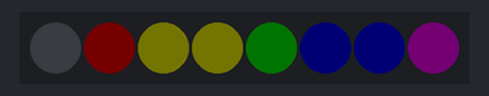
The sketch below on a simulated Arduino Uno, built with avr-gcc and run on an emulated ATmega328P. Parts: 8 RGB LEDs in strip order, left to right. Dim RGB values are drawn brighter than linear.

Above: at 0.15 s.
At 0.86 s:
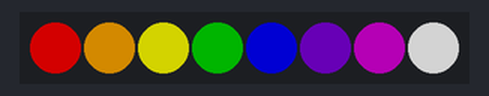
At 1.57 s:
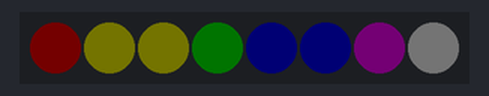
At 2.2 s:
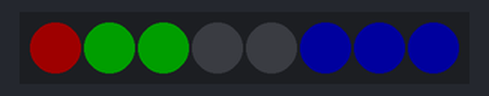
Timing chart, 0 to 3.7 s (numbered marks = the images above):
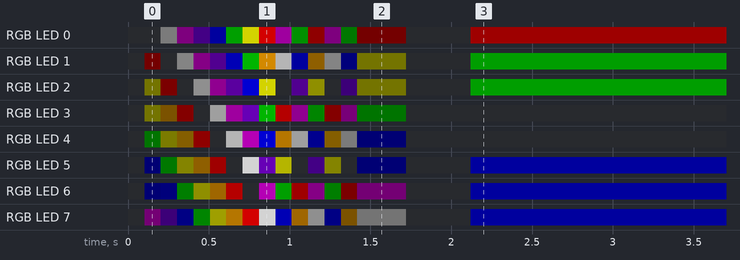

Measured:
- by itself, RGB LED 1: off → RGB(1, 0, 0) at 0.10 s, → off 0.10 s later, → RGB(7, 7, 7) 0.10 s later, → RGB(8, 0, 8) 0.10 s later, … (16 changes in this stretch)
- by itself, RGB LED 3: off → RGB(1, 1, 0) at 0.10 s, → RGB(3, 2, 0) 0.10 s later, → RGB(7, 0, 0) 0.10 s later, → off 0.10 s later, … (15 changes in this stretch)

The sketch:

NeoPixel.ino
```cpp
#include <Adafruit_NeoPixel.h>
#ifdef __AVR__
#include <avr/power.h>
#endif

#define PIN       6
#define NUMPIXELS 8
Adafruit_NeoPixel pixels(NUMPIXELS, PIN, NEO_GRB + NEO_KHZ800);

int red_value[9] = {255, 255, 255, 0, 0, 75, 128, 255};
int green_value[9] = {0, 165, 255, 128, 0, 0, 0, 255};
int blue_value[9] = {0, 0, 0, 0, 255, 130, 128, 255};

void swap(int & a, int & b) {
  int temp = a;
  a = b;
  b = temp;
}

void changing(int a[]) {
  for (int i = 0; i < 8; i++)
  {
    swap(a[i], a[i+1]);
  }
}

#define DELAYVAL 100

void setup() {
#if defined(__AVR_ATtiny85__) && (F_CPU == 16000000)
#endif
  pixels.begin();
}

uint32_t Wheel(byte WheelPos) {
  if (WheelPos < 85) {
    return pixels.Color(WheelPos * 3, 255 - WheelPos * 3, 0);
  } else if (WheelPos < 170) {
    WheelPos -= 85;
    return pixels.Color(255 - WheelPos * 3, 0, WheelPos * 3);
  } else {
    WheelPos -= 170;
    return pixels.Color(0, WheelPos * 3, 255 - WheelPos * 3);
  }
}

void rainbow(uint8_t wait) {
  uint16_t i, j;
  for (j = 0; j < 256; j++) {
    for (i = 0; i < pixels.numPixels(); i++) {
      pixels.setPixelColor(i, Wheel((i + j) & 255));
    }
    pixels.show();
    delay(wait);
  }
}

void pixels_off()
{
  for (int i = 0; i < 8; i++)
  {
  pixels.setPixelColor(i, 0, 0, 0);
  }
  pixels.show();
}

void Start_Up_1()
{
  for (int i = 0; i < 8; i++)
  {
    pixels.setBrightness(pow(2,i) - 1);
    pixels.setPixelColor(0, red_value[i], green_value[i], blue_value[i]);
    changing(red_value);
    changing(green_value);
    changing(blue_value);
    pixels.setPixelColor(1, red_value[i], green_value[i], blue_value[i]);
    changing(red_value);
    changing(green_value);
    changing(blue_value);
    pixels.setPixelColor(2, red_value[i], green_value[i], blue_value[i]);
    changing(red_value);
    changing(green_value);
    changing(blue_value);
    pixels.setPixelColor(3, red_value[i], green_value[i], blue_value[i]);
    changing(red_value);
    changing(green_value);
    changing(blue_value);
    pixels.setPixelColor(4, red_value[i], green_value[i], blue_value[i]);
    changing(red_value);
    changing(green_value);
    changing(blue_value);
    pixels.setPixelColor(5, red_value[i], green_value[i], blue_value[i]);
    changing(red_value);
    changing(green_value);
    changing(blue_value);
    pixels.setPixelColor(6, red_value[i], green_value[i], blue_value[i]);
    changing(red_value);
    changing(green_value);
    changing(blue_value);
    pixels.setPixelColor(7, red_value[i], green_value[i], blue_value[i]);
    pixels.show();
    delay(100);
  }

  for (int i = 7; i > 0; i--)
  {
    pixels.setBrightness(pow(2,i) - 1);
    pixels.setPixelColor(0, red_value[i], green_value[i], blue_value[i]);
    changing(red_value);
    changing(green_value);
    changing(blue_value);
    pixels.setPixelColor(1, red_value[i], green_value[i], blue_value[i]);
    changing(red_value);
    changing(green_value);
    changing(blue_value);
    pixels.setPixelColor(2, red_value[i], green_value[i], blue_value[i]);
    changing(red_value);
    changing(green_value);
    changing(blue_value);
    pixels.setPixelColor(3, red_value[i], green_value[i], blue_value[i]);
    changing(red_value);
    changing(green_value);
    changing(blue_value);
    pixels.setPixelColor(4, red_value[i], green_value[i], blue_value[i]);
    changing(red_value);
    changing(green_value);
    changing(blue_value);
    pixels.setPixelColor(5, red_value[i], green_value[i], blue_value[i]);
    changing(red_value);
    changing(green_value);
    changing(blue_value);
    pixels.setPixelColor(6, red_value[i], green_value[i], blue_value[i]);
    changing(red_value);
    changing(green_value);
    changing(blue_value);
    pixels.setPixelColor(7, red_value[i], green_value[i], blue_value[i]);
    pixels.show();
    delay(100);
  }
}

void Start_Up_2()
{
  pixels.setPixelColor(7, 0, 0, 255);
  pixels.setPixelColor(6, 0, 0, 255);
  pixels.setPixelColor(5, 0, 0, 255);
  pixels.setPixelColor(4, 0, 0, 0);
  pixels.setPixelColor(3, 0, 0, 0);
  pixels.setPixelColor(2, 0, 255, 0);
  pixels.setPixelColor(1, 0, 255, 0);
  pixels.setPixelColor(0, 255, 0, 0);
  pixels.setBrightness(30);
  pixels.show();
}

void loop() {
  Start_Up_1();
  delay(200);
  pixels_off();
  delay(400);
  Start_Up_2();
  delay(100000);
}
```
